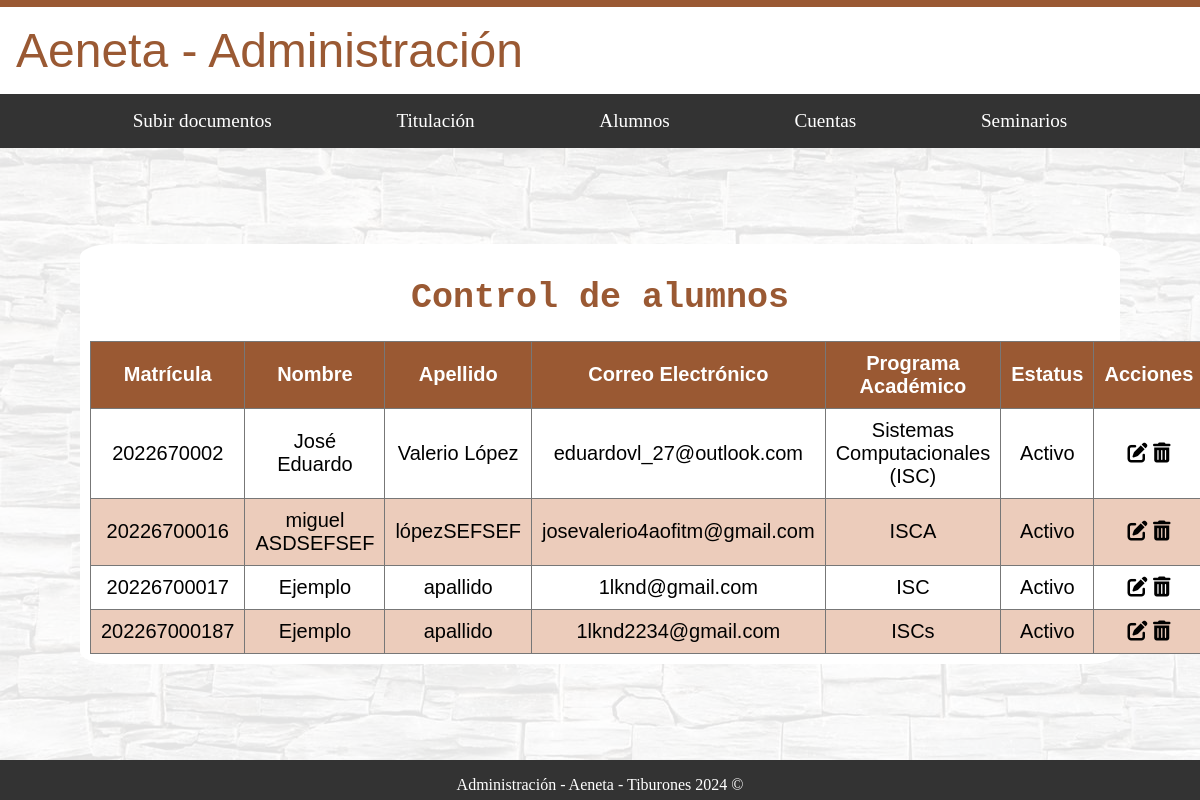
Before: /administracion/alumnos/ with the older database file.
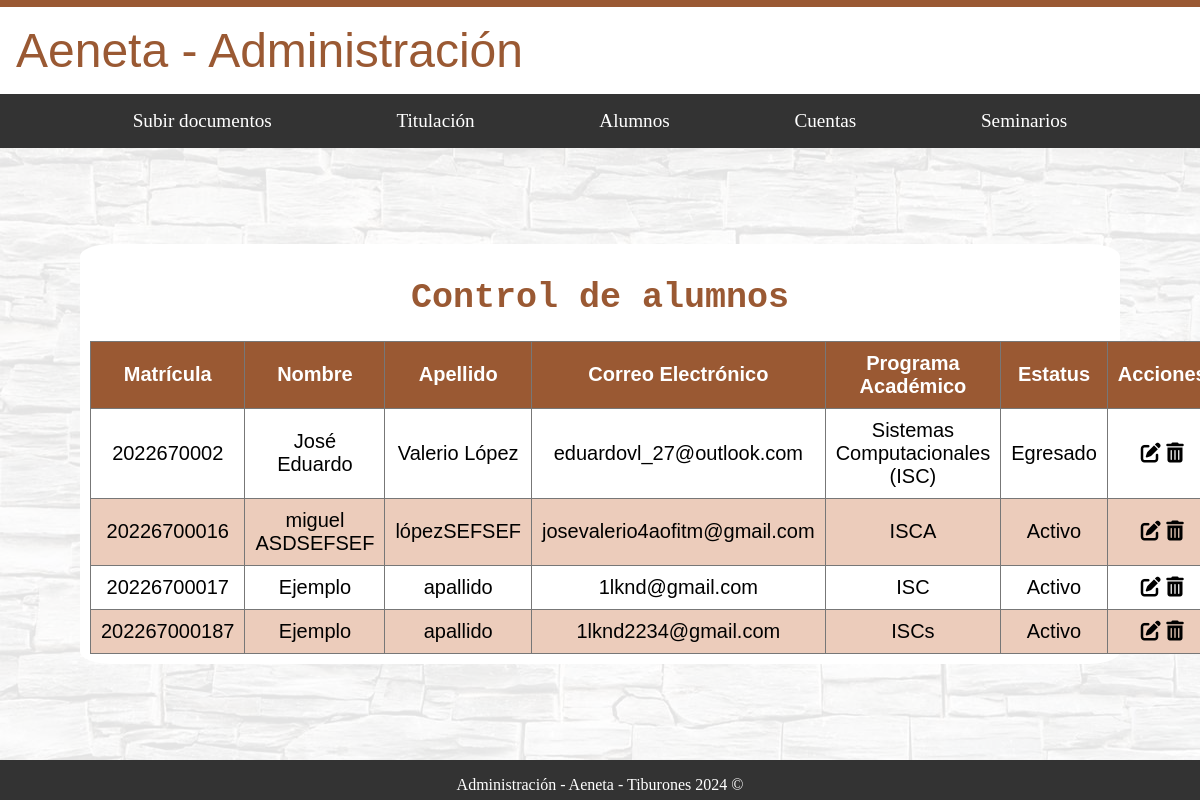
After: the same page with the newer database file.
### usuarios/models.py (models this page shows)
class CustomUser(AbstractUser):
    nombre = models.CharField(max_length=100)
    apellido = models.CharField(max_length=100)
    correo_electronico = models.EmailField(unique=True)
    is_administrador = models.BooleanField(default=False)
    is_alumno = models.BooleanField(default=False)
    is_docente = models.BooleanField(default=False)
    matricula = models.CharField(max_length=20, blank=True, null=True)
    programa_academico = models.CharField(max_length=100, blank=True, null=True)
    estatus = models.CharField(max_length=20, choices=[('activo', 'Activo'), ('egresado', 'Egresado')], blank=True, null=True)
    especialidad = models.CharField(max_length=100, blank=True, null=True)
    departamento_docente = models.CharField(max_length=100, blank=True, null=True)
    cargo = models.CharField(max_length=100, blank=True, null=True)
    departamento_admin = models.CharField(max_length=100, blank=True, null=True)

### administracion/views.py (the view)
# urls.py: path('alumnos/', alumnos_view, name='alumnos'),
def alumnos_view(request):
    alumnos = CustomUser.objects.filter(is_alumno=True)
    return render(request, 'Administracion/alumnos.html', {'alumnos': alumnos})

### administracion/templates/administracion/alumnos.html (shortened to what this page needs)
{% extends "base_generic_Administracion.html" %}
{% load static%}
{% block content %}
<div id="fondo">
    <div class="contenedor_principal_a letra_texto">
        <h1 class="letra_titulos">Control de alumnos</h1>
        <table>
            <thead>
                <tr>
                    <th>Matrícula</th>
                    <th>Nombre</th>
                    <th>Apellido</th>
                    <th>Correo Electrónico</th>
                    <th>Programa Académico</th>
                    <th>Estatus</th>
                    <th>Acciones</th>
                </tr>
            </thead>
            <tbody>
                {% for alumno in alumnos %}
                <tr>
                    <td>{{ alumno.matricula }}</td>
                    <td>{{ alumno.nombre }}</td>
                    <td>{{ alumno.apellido }}</td>
                    <td>{{ alumno.correo_electronico }}</td>
                    <td>{{ alumno.programa_academico }}</td>
                    <td>{{ alumno.get_estatus_display }}</td>
                    <td>
                        <i class="fas fa-edit" onclick="editAlumno('{{ alumno.id }}')"></i>
                        <i class="fas fa-trash-alt" onclick="deleteAlumno('{{ alumno.id }}')"></i>
                    </td>
                </tr>
                {% endfor %}
            </tbody>
        </table>
    </div>
</div>
{% endblock %}

Changed rows visible on the page:
changed CustomUser "José Eduardo": estatus "Activo" → "Egresado"
